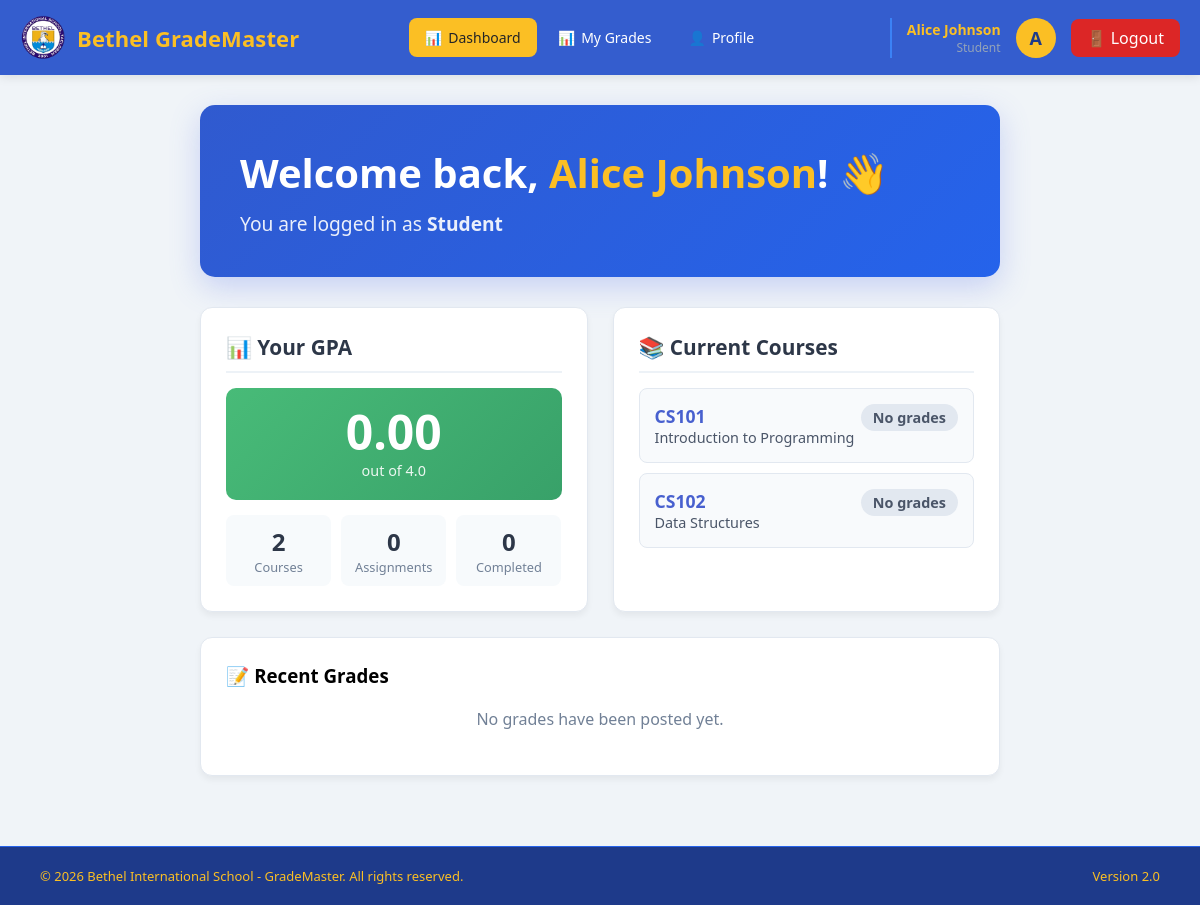
Page /dashboard.php (signed in) on the committed database.
### tables this page shows
CREATE TABLE `enrollments` (
  `id` int(11) NOT NULL,
  `student_id` int(11) NOT NULL,
  `course_id` int(11) NOT NULL,
  `enrollment_date` date DEFAULT curdate(),
  `semester` varchar(20) DEFAULT NULL,
  `year` int(11) DEFAULT NULL
);

CREATE TABLE `courses` (
  `id` int(11) NOT NULL,
  `course_code` varchar(20) NOT NULL,
  `course_name` varchar(100) NOT NULL,
  `credits` int(11) NOT NULL,
  `teacher_id` int(11) DEFAULT NULL,
  `description` text DEFAULT NULL
);

### dashboard.php (the view, shortened to what this page needs)
<?php
require_once 'config/database.php';
$role = $_SESSION['role'];
$user_id = $_SESSION['user_id'];
$student_courses = [];
$recent_grades = [];
$gpa_data = ['total_points' => 0, 'total_courses' => 0, 'gpa' => 0];
if ($role == 'student') {
    $stmt = $pdo->prepare("SELECT id FROM students WHERE user_id = ?");
    $stmt->execute([$user_id]);
    $student = $stmt->fetch();
    $student_id = $student['id'];
    $stmt = $pdo->prepare("
        SELECT c.id, c.course_code, c.course_name, c.credits,
               e.id as enrollment_id, e.semester, e.year,
               t.first_name as teacher_fname, t.last_name as teacher_lname,
               COUNT(g.id) as total_assignments,
               COALESCE(SUM(g.score * g.weight), 0) as weighted_score,
               COALESCE(SUM(g.max_score * g.weight), 0) as weighted_max,
               COALESCE(SUM(g.weight), 0) as total_weight
        FROM enrollments e
        JOIN courses c ON e.course_id = c.id
        LEFT JOIN teachers t ON c.teacher_id = t.id
        LEFT JOIN grades g ON e.id = g.enrollment_id
        WHERE e.student_id = ?
        GROUP BY c.id, c.course_code, c.course_name, c.credits,
                 e.id, e.semester, e.year, t.first_name, t.last_name
        ORDER BY e.year DESC,
                 CASE e.semester
                    WHEN 'Fall' THEN 1
                    WHEN 'Summer' THEN 2
                    WHEN 'Spring' THEN 3
                 END
    ");
    $stmt->execute([$student_id]);
    $student_courses = $stmt->fetchAll();
    $total_points = 0;
    $total_courses = 0;
    $gpa_data = [
        'total_points' => $total_points,
        'total_courses' => $total_courses,
        'gpa' => $total_courses > 0 ? round($total_points / $total_courses, 2) : 0
    ];
    $stmt = $pdo->prepare("
        SELECT g.*, c.course_code, c.course_name,
               CONCAT(s.first_name, ' ', s.last_name) as student_name
        FROM grades g
        JOIN enrollments e ON g.enrollment_id = e.id
        JOIN courses c ON e.course_id = c.id
        JOIN students s ON e.student_id = s.id
        WHERE e.student_id = ?
        ORDER BY g.date_given DESC, g.id DESC
        LIMIT 5
    ");
    $stmt->execute([$student_id]);
    $recent_grades = $stmt->fetchAll();
}
include 'includes/header.php';
?>
<div class="container">
    <div class="welcome-box">
        <h1>Welcome back, <b class="special"><?php echo htmlspecialchars($full_name); ?></b>! 👋</h1>
        <p>You are logged in as <strong><?php echo ucfirst($role); ?></strong></p>
    </div>
    <?php if ($role == 'student'): ?>
        <div class="dashboard-grid">
            <div class="card">
                <h3>📊 Your GPA</h3>
                <div class="gpa-box">
                    <div class="gpa-value"><?php echo number_format($gpa_data['gpa'], 2); ?></div>
                    <div class="gpa-label">out of 4.0</div>
                </div>
                <div class="quick-stats">
                    <div class="quick-stat">
                        <div class="quick-stat-value"><?php echo count($student_courses); ?></div>
                        <div class="quick-stat-label">Courses</div>
                    </div>
                    <div class="quick-stat">
                        <div class="quick-stat-value"><?php
                            $total_assignments = 0;
                            foreach ($student_courses as $course) {
                                $total_assignments += $course['total_assignments'];
                            }
                            echo $total_assignments;
                        ?></div>
                        <div class="quick-stat-label">Assignments</div>
                    </div>
                    <div class="quick-stat">
                        <div class="quick-stat-value"><?php
                            $completed_courses = 0;
                            echo $completed_courses;
                        ?></div>
                        <div class="quick-stat-label">Completed</div>
                    </div>
                </div>
            </div>
            <div class="card">
                <h3>📚 Current Courses</h3>
                <div class="course-list">
                    <?php if (count($student_courses) > 0): ?>
                        <?php foreach ($student_courses as $index => $course):
                            if ($index < 5):
                                $percentage = $course['total_weight'] > 0
                                    ? round(($course['weighted_score'] / $course['weighted_max']) * 100, 2)
                                    : 0;
                                $letter_grade = 'N/A';
                                $grade_class = '';
                        ?>
                            <div class="course-item">
                                <div style="display: flex; justify-content: space-between; align-items: start;">
                                    <div>
                                        <div class="course-code"><?php echo htmlspecialchars($course['course_code']); ?></div>
                                        <div style="font-size: 0.9em; color: #4a5568;"><?php echo htmlspecialchars($course['course_name']); ?></div>
                                    </div>
                                    <?php if ($course['total_weight'] > 0): ?>
                                        <span class="course-grade <?php echo $grade_class; ?>">
                                            <?php echo $letter_grade; ?> (<?php echo $percentage; ?>%)
                                        </span>
                                    <?php else: ?>
                                        <span class="course-grade" style="background: #e2e8f0; color: #4a5568;">
                                            No grades
                                        </span>
                                    <?php endif; ?>
                                </div>
                            </div>
                        <?php
                            endif;
                        endforeach;
                        ?>
                    <?php else: ?>
                        <p style="color: #718096; text-align: center; padding: 20px;">
                            You are not enrolled in any courses yet.
                        </p>
                    <?php endif; ?>
                </div>
            </div>
            <div class="card1">
                <h3>📝 Recent Grades</h3>
                <?php if (count($recent_grades) > 0): ?>
                    <table class="grade-table">
                        <thead>
                            <tr>
                                <th>Course</th>
                                <th>Assignment</th>
                                <th>Score</th>
                                <th>Date</th>
                            </tr>
                        </thead>
                        <tbody>
                            <?php foreach ($recent_grades as $grade):
                                $percentage = round(($grade['score'] / $grade['max_score']) * 100, 1);
                            ?>
                            <tr>
                                <td><?php echo htmlspecialchars($grade['course_code']); ?></td>
                                <td>
                                    <div><?php echo htmlspecialchars($grade['assignment_name']); ?></div>
                                    <div style="font-size: 0.8em; color: #718096;"><?php echo ucfirst($grade['assignment_type']); ?></div>
                                </td>
                                <td>
                                    <strong><?php echo $grade['score']; ?>/<?php echo $grade['max_score']; ?></strong>
                                    <div style="font-size: 0.8em; color: <?php echo $percentage >= 60 ? '#48bb78' : '#e53e3e'; ?>;">
                                        <?php echo $percentage; ?>%
                                    </div>
                                </td>
                                <td><?php echo date('M d', strtotime($grade['date_given'])); ?></td>
                            </tr>
                            <?php endforeach; ?>
                        </tbody>
                    </table>
                    <div style="text-align: center; margin-top: 15px;">
                        <a href="my_grades.php" class="btn btn-outline" style="padding: 8px 16px;">View All Grades</a>
                    </div>
                <?php else: ?>
                    <p style="color: #718096; text-align: center; padding: 20px;">
                        No grades have been posted yet.
                    </p>
                <?php endif; ?>
            </div>
        </div>
    <?php endif; ?>
</div>
<?php include 'includes/footer.php'; ?>

### includes/header.php (style rules this page uses)
* { margin: 0; padding: 0; box-sizing: border-box; }
body { font-family: 'Segoe UI', Tahoma, Geneva, Verdana, sans-serif; background: #f0f4f8; min-height: 100vh; display: flex; flex-direction: column; }
.container { max-width: 1400px; margin: 30px auto; padding: 0 20px; flex: 1; }

### dashboard.php (style rules this page uses)
.welcome-box { background: linear-gradient(135deg, #305acf 0%, #2563eb 100%); color: white; padding: 40px; border-radius: 15px; box-shadow: 0 10px 30px rgba(102, 126, 234, 0.3); margin-bottom: 30px; }
.welcome-box h1 { font-size: 2.5em; margin-bottom: 10px; }
.welcome-box p { font-size: 1.2em; opacity: 0.9; }
.dashboard-grid { display: grid; grid-template-columns: repeat(auto-fit, minmax(350px, 1fr)); gap: 25px; margin-top: 20px; }
.card { background: white; border-radius: 12px; box-shadow: 0 4px 6px rgba(0,0,0,0.05); padding: 25px; transition: transform 0.2s, box-shadow 0.2s; border: 1px solid #e2e8f0; }
.card1 { background: white; border-radius: 12px; box-shadow: 0 4px 6px rgba(0,0,0,0.05); padding: 25px; width: 800px; transition: transform 0.2s, box-shadow 0.2s; border: 1px solid #e2e8f0; }
.card h3 { color: #2d3748; margin-bottom: 15px; font-size: 1.3em; border-bottom: 2px solid #edf2f7; padding-bottom: 10px; }
.course-list { margin-top: 15px; }
.course-item { padding: 15px; border: 1px solid #e2e8f0; border-radius: 8px; margin-bottom: 10px; background: #f8fafc; }
.course-code { font-weight: bold; color: #1232c0c4; font-size: 1.1em; }
.course-grade { display: inline-block; padding: 4px 12px; border-radius: 20px; font-weight: bold; font-size: 0.9em; }
.gpa-box { background: linear-gradient(135deg, #48bb78 0%, #38a169 100%); color: white; padding: 20px; border-radius: 10px; text-align: center; }
.gpa-value { font-size: 3em; font-weight: bold; line-height: 1; }
.gpa-label { font-size: 0.9em; opacity: 0.9; margin-top: 5px; }
.quick-stats { display: grid; grid-template-columns: repeat(3, 1fr); gap: 10px; margin-top: 15px; }
.quick-stat { text-align: center; padding: 10px; background: #f7fafc; border-radius: 8px; }
.quick-stat-value { font-size: 1.5em; font-weight: bold; color: #2d3748; }
.quick-stat-label { font-size: 0.8em; color: #718096; }
.special { color: #fbbf24; }

### rows in the picture
enrollments: course.course_code "CS101", course.course_name "Introduction to Programming"
enrollments: course.course_code "CS102", course.course_name "Data Structures"

### other values in the picture
$full_name "Alice Johnson"
$role "Student"
substr($full_name, 0, 1) "A"
$gpa_data['gpa'] "0.00"
count($student_courses) "2"
$total_assignments "0"
$completed_courses "0"
